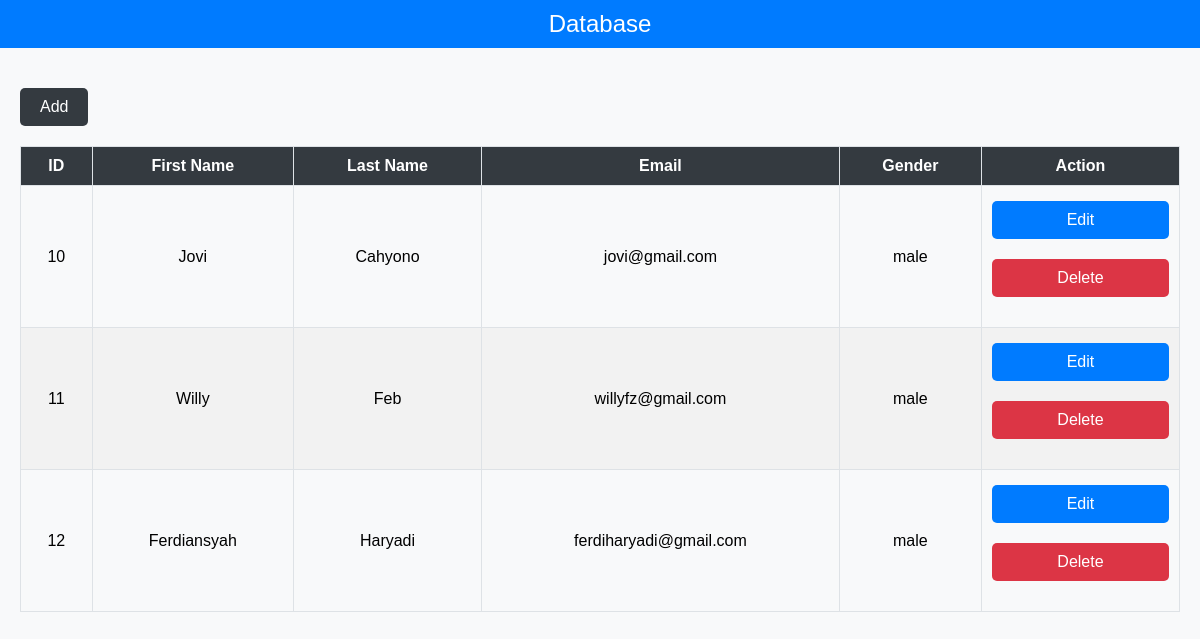
The page / on the database its author committed.
### tables this page shows
CREATE TABLE IF NOT EXISTS `crud` (
  `id` int(255) NOT NULL,
  `first_name` varchar(255) NOT NULL,
  `last_name` varchar(255) NOT NULL,
  `email` varchar(255) NOT NULL,
  `gender` varchar(255) NOT NULL
);

### index.php (the view, shortened to what this page needs)
<?php
include "db_conn.php";
?>
<!DOCTYPE html>
<html lang="en">
<head>
</head>
<body>
    <nav>
        Database
    </nav>
    <div class="container">
        <a href="add.php" class="btn btn-dark">Add</a>
        <table>
            <thead>
                <tr>
                    <th>ID</th>
                    <th>First Name</th>
                    <th>Last Name</th>
                    <th>Email</th>
                    <th>Gender</th>
                    <th>Action</th>
                </tr>
            </thead>
            <tbody>
                <?php
                $sql = "SELECT * FROM `crud`";
                $result = mysqli_query($conn, $sql);
                while ($row = mysqli_fetch_assoc($result)) {
                ?>
                    <tr>
                        <td><?php echo $row["id"] ?></td>
                        <td><?php echo $row["first_name"] ?></td>
                        <td><?php echo $row["last_name"] ?></td>
                        <td><?php echo $row["email"] ?></td>
                        <td><?php echo $row["gender"] ?></td>
                        <td>
                            <a href="edit.php?id=<?php echo $row["id"] ?>" class="btn btn-edit">Edit</a>
                            <a href="delete.php?id=<?php echo $row["id"] ?>" class="btn btn-delete">Delete</a>
                        </td>
                    </tr>
                <?php
                }
                ?>
           </tbody>
        </table>
    </div>
</body>
</html>

### index.php (style rules this page uses)
body { font-family: Arial, sans-serif; margin: 0; padding: 0; box-sizing: border-box; background-color: #f8f9fa; }
nav { background-color: #007bff; color: #fff; text-align: center; font-size: 1.5rem; padding: 10px; margin-bottom: 20px; }
.container { max-width:100%; margin: 0 auto; padding: 20px; }
.btn { display: inline-block; padding: 10px 20px; text-align: center; text-decoration: none; background-color: #343a40; color: #fff; border-radius: 5px; cursor: pointer; margin-bottom: 20px; transition: background-color 0.3s ease; }
.btn-dark { background-color: #343a40; color: #fff; }
.btn-edit, .btn-delete { display: flex; justify-content: center; align-items: center; margin-top: 5px; background-color: #007bff; color: #fff; }
.btn-delete { background-color: #dc3545; color: #fff; }
table { width: 100%; border-collapse: collapse; }
th, td { border: 1px solid #dee2e6; padding: 10px; text-align: center; margin: 0; }
th { background-color: #343a40; color: #fff; }
tr:nth-child(even) { background-color: #f2f2f2; }

### rows shown on the page
crud: id "10", first_name "Jovi", last_name "Cahyono", email "jovi@gmail.com", gender "male"
crud: id "11", first_name "Willy", last_name "Feb", email "willyfz@gmail.com", gender "male"
crud: id "12", first_name "Ferdiansyah", last_name "Haryadi", email "ferdiharyadi@gmail.com", gender "male"
